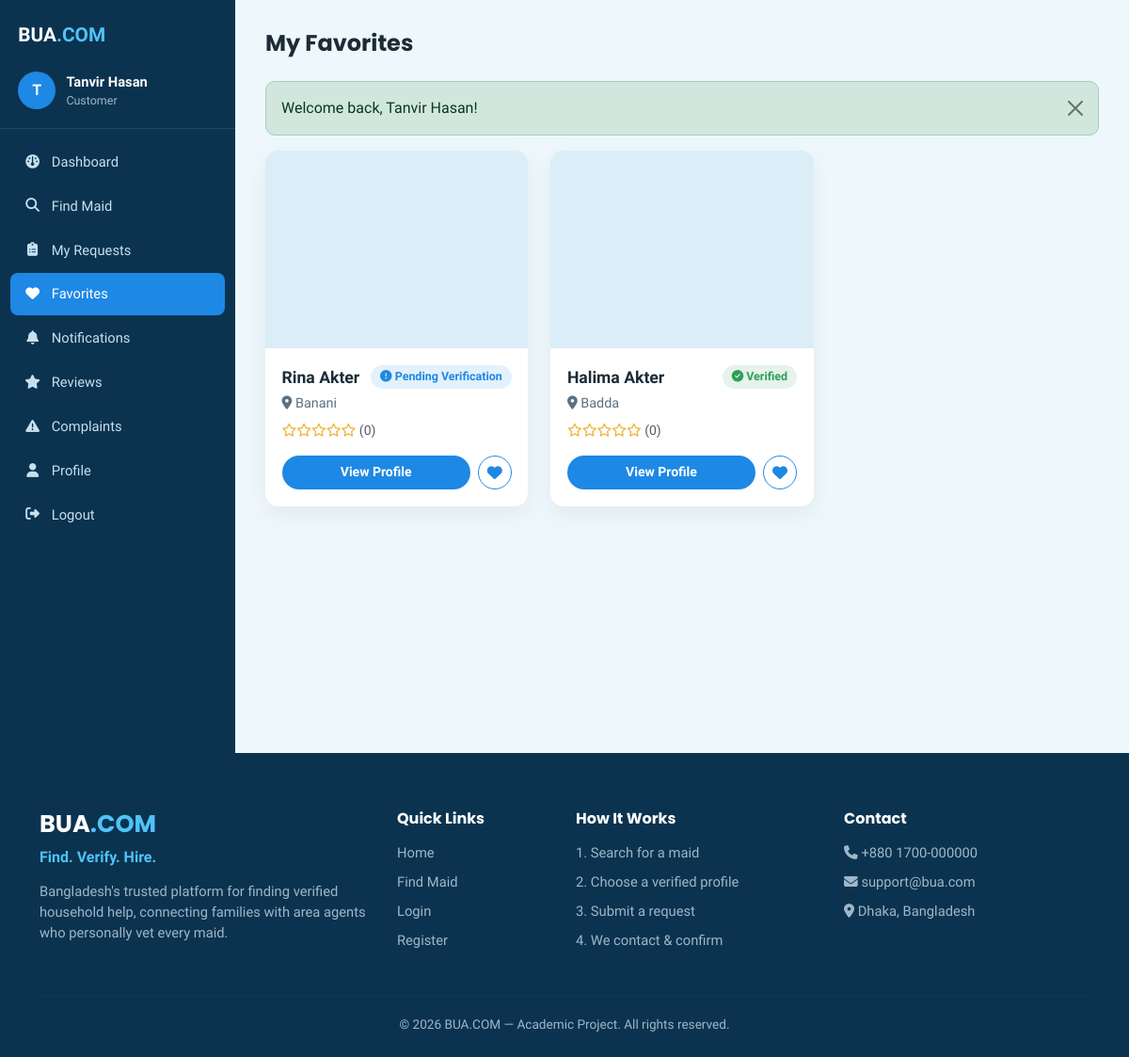
The page /customer/favorites.php (signed in) on the database its author committed.
### tables this page shows
CREATE TABLE maids (
    id INT AUTO_INCREMENT PRIMARY KEY,
    agent_id INT NOT NULL,
    name VARCHAR(100) NOT NULL,
    phone VARCHAR(20) NOT NULL,
    photo VARCHAR(255) DEFAULT NULL,
    area_id INT NOT NULL,
    permanent_district VARCHAR(100) DEFAULT NULL,
    experience_years INT NOT NULL DEFAULT 0,
    expected_salary DECIMAL(10,2) NOT NULL DEFAULT 0,
    working_type ENUM('full_time','part_time','live_in','hourly') NOT NULL DEFAULT 'full_time',
    preferred_time VARCHAR(100) DEFAULT NULL,
    current_households INT NOT NULL DEFAULT 0,
    availability ENUM('available','busy','unavailable') NOT NULL DEFAULT 'available',
    status ENUM('active','inactive') NOT NULL DEFAULT 'active',
    created_at TIMESTAMP DEFAULT CURRENT_TIMESTAMP,
    updated_at TIMESTAMP DEFAULT CURRENT_TIMESTAMP ON UPDATE CURRENT_TIMESTAMP,
    FOREIGN KEY (agent_id) REFERENCES users(id) ON DELETE CASCADE,
    FOREIGN KEY (area_id) REFERENCES areas(id) ON DELETE RESTRICT,
    INDEX idx_availability (availability),
    INDEX idx_area (area_id),
    INDEX idx_salary (expected_salary),
    INDEX idx_experience (experience_years)
);

CREATE TABLE areas (
    id INT AUTO_INCREMENT PRIMARY KEY,
    area_name VARCHAR(100) NOT NULL UNIQUE,
    status ENUM('active','inactive') NOT NULL DEFAULT 'active',
    created_at TIMESTAMP DEFAULT CURRENT_TIMESTAMP
);

### config/auth.php (called while the page is built, shortened)
<?php
function baseUrl(): string
{
    $scriptDir = str_replace('\\', '/', dirname($_SERVER['SCRIPT_NAME']));
    $root = preg_replace('#/(customer|agent|admin)$#', '', $scriptDir);
    return rtrim($root, '/');
}

### customer/favorites.php (the view, shortened to what this page needs)
<?php
require_once __DIR__ . '/../config/functions.php';
$db = Database::getConnection();
$uid = currentUserId();
$stmt = $db->prepare('
    SELECT m.*, a.area_name, v.verification_status,
        (SELECT AVG(overall_rating) FROM reviews WHERE maid_id = m.id AND status="visible") AS avg_rating,
        (SELECT COUNT(*) FROM reviews WHERE maid_id = m.id AND status="visible") AS review_count
    FROM favorites f
    JOIN maids m ON m.id = f.maid_id
    JOIN areas a ON a.id = m.area_id
    JOIN maid_verification v ON v.maid_id = m.id
    WHERE f.customer_id = ?
    ORDER BY f.created_at DESC
');
$stmt->execute([$uid]);
$favorites = $stmt->fetchAll();
include __DIR__ . '/../includes/header.php';
?>
<div class="dashboard-wrapper">
    <?php include __DIR__ . '/../includes/sidebar.php'; ?>
    <main class="dashboard-main">
        <div class="dashboard-topbar"><h1>My Favorites</h1></div>
        <?php include __DIR__ . '/../includes/alerts.php'; ?>
        <?php if (empty($favorites)): ?>
            <div class="panel text-center text-muted">You haven't added any favorites yet. <a href="search-maids.php">Browse maids</a></div>
        <?php else: ?>
        <div class="row g-4">
            <?php foreach ($favorites as $m):
                $avg = $m['avg_rating'] ? round((float) $m['avg_rating'], 1) : 0.0; ?>
                <div class="col-md-4">
                    <div class="maid-card">
                        <img src="<?= maidPhotoUrl($m['photo']) ?>" class="maid-photo" alt="<?= clean($m['name']) ?>">
                        <div class="maid-card-body">
                            <div class="d-flex justify-content-between align-items-start">
                                <div>
                                    <div class="maid-card-name"><?= clean($m['name']) ?></div>
                                    <div class="maid-card-area"><i class="fa-solid fa-location-dot"></i> <?= clean($m['area_name']) ?></div>
                                </div>
                                <?= verificationBadge($m['verification_status']) ?>
                            </div>
                            <div class="review-stars small"><?= starRatingHtml($avg) ?> <span class="text-muted">(<?= (int) $m['review_count'] ?>)</span></div>
                            <div class="d-flex gap-2 mt-3">
                                <a href="maid-profile.php?id=<?= (int) $m['id'] ?>" class="btn btn-brand btn-sm flex-grow-1">View Profile</a>
                                <form method="post">
                                    <button type="submit" class="fav-btn active"><i class="fa-solid fa-heart"></i></button>
                                </form>
                            </div>
                        </div>
                    </div>
                </div>
            <?php endforeach; ?>
        </div>
        <?php endif; ?>
    </main>
</div>
<?php include __DIR__ . '/../includes/footer.php'; ?>

### config/functions.php (shortened to what this page needs)
<?php
require_once __DIR__ . '/auth.php';
function clean(?string $value): string
{
    return htmlspecialchars(trim($value ?? ''), ENT_QUOTES, 'UTF-8');
}
function verificationBadge(string $status): string
{
    if ($status === 'VERIFIED') {
        return '<span class="badge-verified"><i class="fa-solid fa-circle-check"></i> Verified</span>';
    }
    return '<span class="badge-pending"><i class="fa-solid fa-circle-exclamation"></i> Pending Verification</span>';
}
function maidPhotoUrl(?string $photo): string
{
    if (empty($photo)) {
        return baseUrl() . '/assets/images/default-maid.png';
    }
    return baseUrl() . '/assets/uploads/maids/' . rawurlencode($photo);
}
function starRatingHtml(float $rating): string
{
    $full = floor($rating);
    $half = ($rating - $full) >= 0.5 ? 1 : 0;
    $empty = 5 - $full - $half;
    $html = str_repeat('<i class="fa-solid fa-star"></i>', (int) $full);
    $html .= str_repeat('<i class="fa-regular fa-star"></i>', (int) $empty);
    return $html;
}

### assets/css/style.css (style rules this page uses)
:root { --bua-dark: #0b3350; --bua-dark-2: #124267; --bua-accent: #1e88e5; --bua-accent-2: #4fc3f7; --bua-cream: #eef7fc; --bua-tan: #cfe9f5; --bua-text-muted: #9fb7c8; --bua-success: #2f9e57; --bua-radius: 14px; }
* { box-sizing: border-box; }
body { font-family: 'Hind Siliguri', 'Poppins', sans-serif; background: var(--bua-cream); color: #1c2b36; }
h1, h2, h3, h4, h5, .brand-font { font-family: 'Poppins', sans-serif; font-weight: 700; }
a { text-decoration: none; }
.btn-brand { background: var(--bua-accent); color: #fff !important; border: none; font-weight: 600; border-radius: 30px; padding: .45rem 1.3rem; }
.maid-card { background: #fff; border-radius: var(--bua-radius); overflow: hidden; box-shadow: 0 8px 22px rgba(0,0,0,.06); height: 100%; transition: transform .15s ease; }
.maid-card .maid-photo { width: 100%; height: 210px; object-fit: cover; background: #dbeef7; }
.maid-card-body { padding: 1.1rem; }
.maid-card-name { font-weight: 700; font-size: 1.1rem; margin-bottom: .2rem; }
.maid-card-area { color: #5b7284; font-size: .9rem; margin-bottom: .5rem; }
.badge-verified { background: rgba(47,158,87,.12); color: var(--bua-success); padding: 3px 10px; border-radius: 20px; font-size: .78rem; font-weight: 600; }
.badge-pending { background: rgba(30,136,229,.12); color: var(--bua-accent); padding: 3px 10px; border-radius: 20px; font-size: .78rem; font-weight: 600; }
.fav-btn { background: #fff; border: 1px solid #cfe3ee; border-radius: 50%; width: 36px; height: 36px; display: flex; align-items: center; justify-content: center; }
.fav-btn.active, .fav-btn:hover { color: var(--bua-accent); border-color: var(--bua-accent); }
.review-stars { color: #f2b23d; margin-bottom: .5rem; }
.dashboard-wrapper { display: flex; min-height: 100vh; background: #eef7fc; }
.dashboard-main { flex: 1; padding: 2rem; max-width: 100%; overflow-x: hidden; }
.dashboard-topbar { display: flex; justify-content: space-between; align-items: center; margin-bottom: 1.6rem; }
.dashboard-topbar h1 { font-size: 1.5rem; margin: 0; }

### rows shown on the page
maids: name "Rina Akter", area.area_name "Banani", review_count "0"
maids: name "Halima Akter", area.area_name "Badda", shows "Verified", review_count "0"

### other values the page prints
substr(currentUserName() ?? 'U', 0, 1) "T"
currentUserName() "Tanvir Hasan"
$role "Customer"
$label "Dashboard Find Maid My Requests Favorites Notifications Reviews Complaints Profile"
$f['message'] "Welcome back, Tanvir Hasan!"
